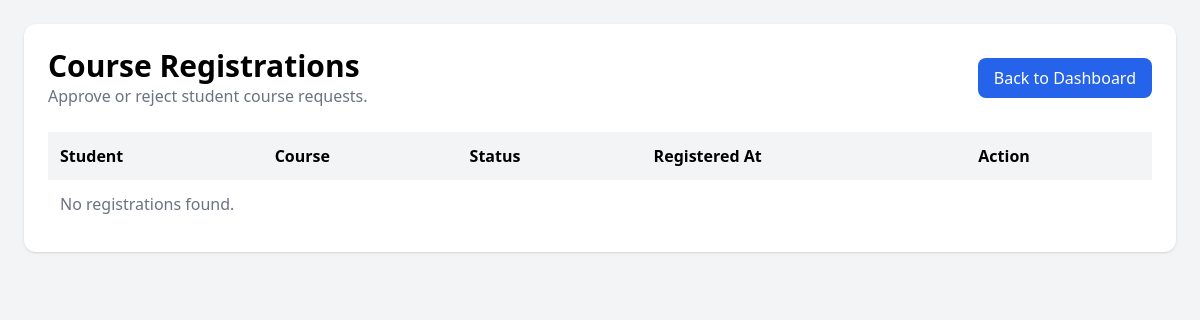
The page /registrations/ (signed in) on the database as committed earlier.
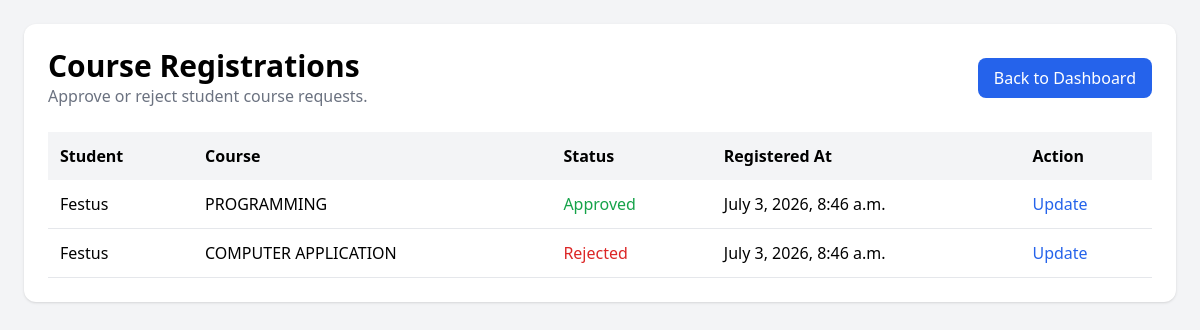
The same page on the database as committed later.
### registrations/models.py (models this page shows, shortened)
class CourseRegistration(models.Model):
    student = models.ForeignKey(Student, on_delete=models.CASCADE, related_name='registrations')
    course = models.ForeignKey(Course, on_delete=models.CASCADE, related_name='registrations')
    status = models.CharField(max_length=20, choices=[('pending', 'Pending'), ('approved', 'Approved'), ('rejected', 'Rejected')], default='pending')
    registered_at = models.DateTimeField(auto_now_add=True)
    class Meta:
        unique_together = ('student', 'course')
        verbose_name_plural = 'Course Registrations'

### students/models.py (models this page shows, shortened)
class Student(models.Model):
    user = models.OneToOneField(settings.AUTH_USER_MODEL, on_delete=models.CASCADE, related_name='student')
    student_id = models.CharField(max_length=30, unique=True)
    department = models.ForeignKey(Department, on_delete=models.SET_NULL, null=True, blank=True, related_name='students')
    admission_year = models.PositiveIntegerField(null=True, blank=True)
    phone_number = models.CharField(max_length=20, blank=True)
    is_active = models.BooleanField(default=True)
    created_at = models.DateTimeField(auto_now_add=True)
    class Meta:
        verbose_name_plural = 'Students'

### accounts/models.py (models this page shows, shortened)
class CustomUser(AbstractUser):
    ROLE_CHOICES = (
        ('student', 'Student'),
        ('admin', 'Admin'),
    )
    email = models.EmailField(unique=True)
    phone_number = models.CharField(max_length=15, blank=True)
    admission_number = models.CharField(max_length=30, unique=True, blank=True, null=True)
    role = models.CharField(max_length=10, choices=ROLE_CHOICES, default='student')

### courses/models.py (models this page shows, shortened)
class Course(models.Model):
    department = models.ForeignKey(
        Department,
        on_delete=models.CASCADE,
        related_name='courses',
        verbose_name='Department/School',
        help_text='Select the department or school offering this course.',
    )
    code = models.CharField(max_length=20, unique=True)
    title = models.CharField(max_length=200)
    description = models.TextField(blank=True)
    credit_hours = models.PositiveIntegerField(
        default=3,
        verbose_name='Units',
        help_text='Number of credit units for this course.',
    )
    semester = models.CharField(max_length=50, blank=True)
    is_active = models.BooleanField(default=True)
    created_at = models.DateTimeField(auto_now_add=True)
    class Meta:
        verbose_name_plural = 'Courses'

### registrations/views.py (the view)
# urls.py: path('', views.registration_list, name='registration_list'),
@login_required
def registration_list(request):
    registrations = CourseRegistration.objects.select_related('student', 'course').order_by('-registered_at')
    return render(request, 'registrations/list.html', {'registrations': registrations})

### templates/registrations/list.html (shortened to what this page needs)
<!DOCTYPE html>
<html lang="en">
<head>
    <script src="https://cdn.tailwindcss.com"></script>
</head>
<body class="bg-gray-100 min-h-screen p-6">
    <div class="max-w-6xl mx-auto bg-white rounded-xl shadow p-6">
        <div class="flex justify-between items-center mb-6">
            <div>
                <h1 class="text-3xl font-bold">Course Registrations</h1>
                <p class="text-gray-500">Approve or reject student course requests.</p>
            </div>
            <a href="{% url 'dashboard' %}" class="bg-blue-600 text-white px-4 py-2 rounded-lg hover:bg-blue-700">Back to Dashboard</a>
        </div>
        <div class="overflow-x-auto">
            <table class="w-full border-collapse">
                <thead>
                    <tr class="bg-gray-100 text-left">
                        <th class="p-3">Student</th>
                        <th class="p-3">Course</th>
                        <th class="p-3">Status</th>
                        <th class="p-3">Registered At</th>
                        <th class="p-3">Action</th>
                    </tr>
                </thead>
                <tbody>
                    {% for registration in registrations %}
                    <tr class="border-b">
                        <td class="p-3">{{ registration.student.user.username }}</td>
                        <td class="p-3">{{ registration.course.title }}</td>
                        <td class="p-3">
                            <span class="{% if registration.status == 'approved' %}text-green-600{% elif registration.status == 'rejected' %}text-red-600{% else %}text-yellow-600{% endif %}">
                                {{ registration.status|title }}
                            </span>
                        </td>
                        <td class="p-3">{{ registration.registered_at }}</td>
                        <td class="p-3">
                            <a href="{% url 'update_registration_status' registration.pk %}" class="text-blue-600 hover:underline">Update</a>
                        </td>
                    </tr>
                    {% empty %}
                    <tr>
                        <td colspan="5" class="p-3 text-gray-500">No registrations found.</td>
                    </tr>
                    {% endfor %}
                </tbody>
            </table>
        </div>
    </div>
</body>
</html>

Rows that differ between the two databases and show on the page:
added CourseRegistration: student.user.username "Festus", course "PROGRAMMING", status "Approved", registered_at "July 3, 2026, 8:46 a.m."
added CourseRegistration: student.user.username "Festus", course "COMPUTER APPLICATION", status "Rejected", registered_at "July 3, 2026, 8:46 a.m."
Other text that changed with them:
text no longer shown: "No registrations found."
